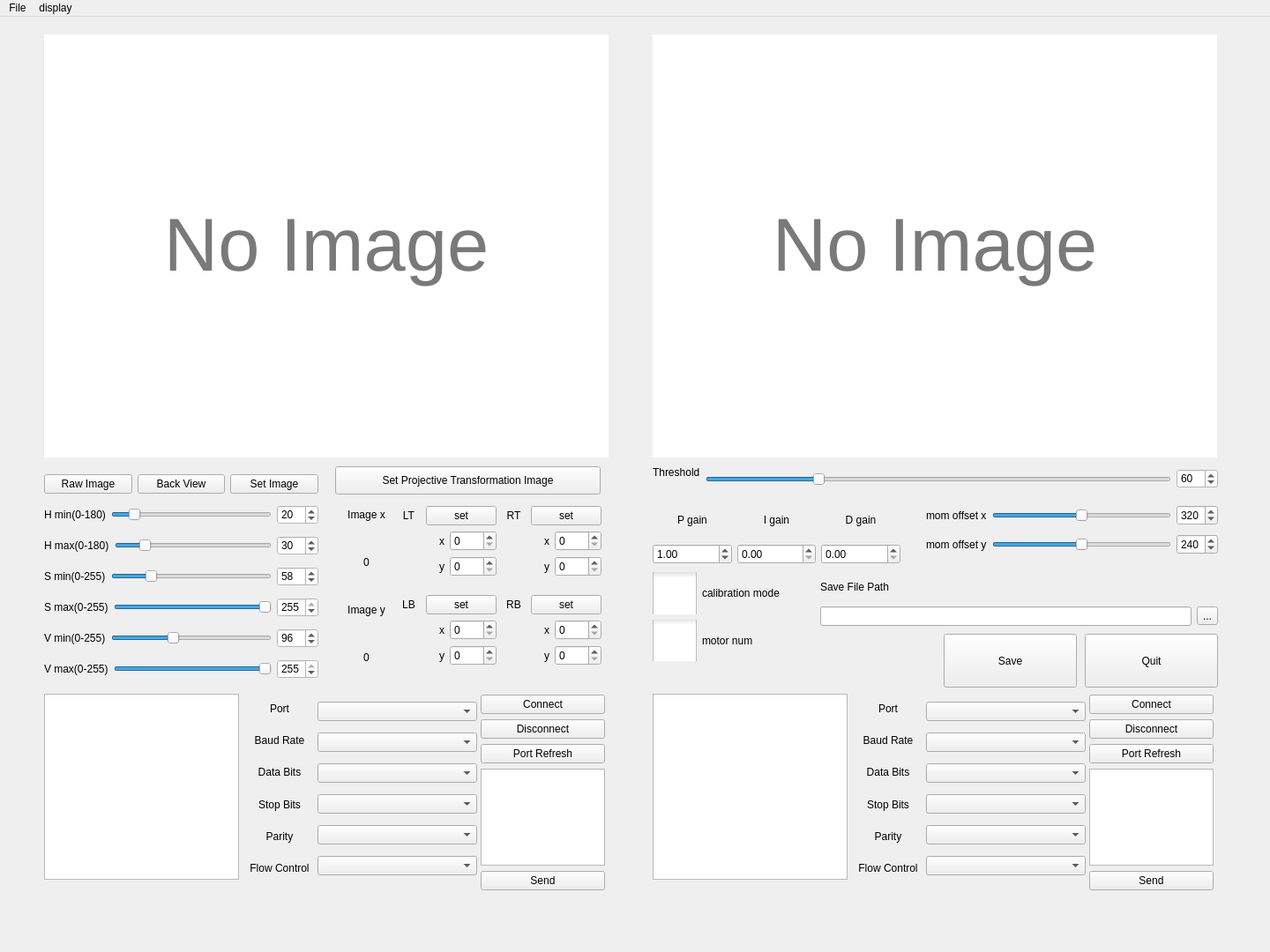
<?xml version="1.0" encoding="UTF-8"?>
<ui version="4.0">
 <class>MainWindow</class>
 <widget class="QMainWindow" name="MainWindow">
  <property name="geometry">
   <rect>
    <x>0</x>
    <y>0</y>
    <width>1440</width>
    <height>1080</height>
   </rect>
  </property>
  <property name="windowTitle">
   <string>MainWindow</string>
  </property>
  <property name="styleSheet">
   <string notr="true"/>
  </property>
  <widget class="QWidget" name="centralwidget">
   <widget class="QLabel" name="back_view">
    <property name="geometry">
     <rect>
      <x>50</x>
      <y>20</y>
      <width>640</width>
      <height>480</height>
     </rect>
    </property>
    <property name="styleSheet">
     <string notr="true">background-color: rgb(255, 255, 255);</string>
    </property>
    <property name="text">
     <string>&lt;html&gt;&lt;head/&gt;&lt;body&gt;&lt;p&gt;&lt;span style=&quot; font-size:64pt; color:#797979;&quot;&gt;No Image&lt;/span&gt;&lt;/p&gt;&lt;/body&gt;&lt;/html&gt;</string>
    </property>
    <property name="alignment">
     <set>Qt::AlignCenter</set>
    </property>
   </widget>
   <widget class="QLabel" name="binary_view">
    <property name="geometry">
     <rect>
      <x>740</x>
      <y>20</y>
      <width>640</width>
      <height>480</height>
     </rect>
    </property>
    <property name="styleSheet">
     <string notr="true">background-color: rgb(255, 255, 255);</string>
    </property>
    <property name="text">
     <string>&lt;html&gt;&lt;head/&gt;&lt;body&gt;&lt;p&gt;&lt;span style=&quot; font-size:64pt; color:#797979;&quot;&gt;No Image&lt;/span&gt;&lt;/p&gt;&lt;/body&gt;&lt;/html&gt;</string>
    </property>
    <property name="alignment">
     <set>Qt::AlignCenter</set>
    </property>
   </widget>
   <widget class="QPushButton" name="pushButton">
    <property name="geometry">
     <rect>
      <x>1230</x>
      <y>700</y>
      <width>151</width>
      <height>61</height>
     </rect>
    </property>
    <property name="text">
     <string>Quit</string>
    </property>
   </widget>
   <widget class="QWidget" name="verticalLayoutWidget">
    <property name="geometry">
     <rect>
      <x>50</x>
      <y>547</y>
      <width>311</width>
      <height>214</height>
     </rect>
    </property>
    <layout class="QVBoxLayout" name="verticalLayout">
     <item>
      <layout class="QHBoxLayout" name="horizontalLayout_2">
       <item>
        <widget class="QLabel" name="h_min">
         <property name="styleSheet">
          <string notr="true"/>
         </property>
         <property name="text">
          <string>H min(0-180)</string>
         </property>
        </widget>
       </item>
       <item>
        <widget class="QSlider" name="h_min_bar">
         <property name="styleSheet">
          <string notr="true"/>
         </property>
         <property name="maximum">
          <number>180</number>
         </property>
         <property name="value">
          <number>20</number>
         </property>
         <property name="sliderPosition">
          <number>20</number>
         </property>
         <property name="orientation">
          <enum>Qt::Horizontal</enum>
         </property>
        </widget>
       </item>
       <item>
        <widget class="QSpinBox" name="h_min_spin_box">
         <property name="styleSheet">
          <string notr="true">background-color: rgb(255,255,255);</string>
         </property>
         <property name="maximum">
          <number>180</number>
         </property>
         <property name="value">
          <number>20</number>
         </property>
         <property name="displayIntegerBase">
          <number>10</number>
         </property>
        </widget>
       </item>
      </layout>
     </item>
     <item>
      <layout class="QHBoxLayout" name="horizontalLayout_3">
       <item>
        <widget class="QLabel" name="h_max">
         <property name="styleSheet">
          <string notr="true"/>
         </property>
         <property name="text">
          <string>H max(0-180)</string>
         </property>
        </widget>
       </item>
       <item>
        <widget class="QSlider" name="h_max_bar">
         <property name="styleSheet">
          <string notr="true"/>
         </property>
         <property name="maximum">
          <number>180</number>
         </property>
         <property name="value">
          <number>30</number>
         </property>
         <property name="sliderPosition">
          <number>30</number>
         </property>
         <property name="orientation">
          <enum>Qt::Horizontal</enum>
         </property>
        </widget>
       </item>
       <item>
        <widget class="QSpinBox" name="h_min_spin_box_2">
         <property name="styleSheet">
          <string notr="true">background-color: rgb(255,255,255);</string>
         </property>
         <property name="maximum">
          <number>180</number>
         </property>
         <property name="value">
          <number>30</number>
         </property>
         <property name="displayIntegerBase">
          <number>10</number>
         </property>
        </widget>
       </item>
      </layout>
     </item>
     <item>
      <layout class="QHBoxLayout" name="horizontalLayout_5">
       <item>
        <widget class="QLabel" name="s_min">
         <property name="styleSheet">
          <string notr="true"/>
         </property>
         <property name="text">
          <string>S min(0-255)</string>
         </property>
        </widget>
       </item>
       <item>
        <widget class="QSlider" name="s_min_bar">
         <property name="styleSheet">
          <string notr="true"/>
         </property>
         <property name="maximum">
          <number>255</number>
         </property>
         <property name="value">
          <number>58</number>
         </property>
         <property name="sliderPosition">
          <number>58</number>
         </property>
         <property name="orientation">
          <enum>Qt::Horizontal</enum>
         </property>
        </widget>
       </item>
       <item>
        <widget class="QSpinBox" name="s_min_spin_box">
         <property name="styleSheet">
          <string notr="true">background-color: rgb(255,255,255);</string>
         </property>
         <property name="maximum">
          <number>255</number>
         </property>
         <property name="value">
          <number>58</number>
         </property>
         <property name="displayIntegerBase">
          <number>10</number>
         </property>
        </widget>
       </item>
      </layout>
     </item>
     <item>
      <layout class="QHBoxLayout" name="horizontalLayout_4">
       <item>
        <widget class="QLabel" name="s_max">
         <property name="styleSheet">
          <string notr="true"/>
         </property>
         <property name="text">
          <string>S max(0-255)</string>
         </property>
        </widget>
       </item>
       <item>
        <widget class="QSlider" name="s_max_bar">
         <property name="styleSheet">
          <string notr="true"/>
         </property>
         <property name="maximum">
          <number>255</number>
         </property>
         <property name="value">
          <number>255</number>
         </property>
         <property name="sliderPosition">
          <number>255</number>
         </property>
         <property name="orientation">
          <enum>Qt::Horizontal</enum>
         </property>
        </widget>
       </item>
       <item>
        <widget class="QSpinBox" name="s_max_spin_box">
         <property name="styleSheet">
          <string notr="true">background-color: rgb(255,255,255);</string>
         </property>
         <property name="maximum">
          <number>255</number>
         </property>
         <property name="value">
          <number>255</number>
         </property>
         <property name="displayIntegerBase">
          <number>10</number>
         </property>
        </widget>
       </item>
      </layout>
     </item>
     <item>
      <layout class="QHBoxLayout" name="horizontalLayout_6">
       <item>
        <widget class="QLabel" name="v_min">
         <property name="styleSheet">
          <string notr="true"/>
         </property>
         <property name="text">
          <string>V min(0-255)</string>
         </property>
        </widget>
       </item>
       <item>
        <widget class="QSlider" name="v_min_bar">
         <property name="styleSheet">
          <string notr="true"/>
         </property>
         <property name="maximum">
          <number>255</number>
         </property>
         <property name="value">
          <number>96</number>
         </property>
         <property name="sliderPosition">
          <number>96</number>
         </property>
         <property name="orientation">
          <enum>Qt::Horizontal</enum>
         </property>
        </widget>
       </item>
       <item>
        <widget class="QSpinBox" name="v_min_spin_box">
         <property name="styleSheet">
          <string notr="true">background-color: rgb(255,255,255);</string>
         </property>
         <property name="maximum">
          <number>255</number>
         </property>
         <property name="value">
          <number>96</number>
         </property>
         <property name="displayIntegerBase">
          <number>10</number>
         </property>
        </widget>
       </item>
      </layout>
     </item>
     <item>
      <layout class="QHBoxLayout" name="horizontalLayout_7">
       <item>
        <widget class="QLabel" name="v_max">
         <property name="styleSheet">
          <string notr="true"/>
         </property>
         <property name="text">
          <string>V max(0-255)</string>
         </property>
        </widget>
       </item>
       <item>
        <widget class="QSlider" name="v_max_bar">
         <property name="styleSheet">
          <string notr="true"/>
         </property>
         <property name="maximum">
          <number>255</number>
         </property>
         <property name="value">
          <number>255</number>
         </property>
         <property name="sliderPosition">
          <number>255</number>
         </property>
         <property name="orientation">
          <enum>Qt::Horizontal</enum>
         </property>
        </widget>
       </item>
       <item>
        <widget class="QSpinBox" name="v_max_spin_box">
         <property name="styleSheet">
          <string notr="true">background-color: rgb(255,255,255);</string>
         </property>
         <property name="maximum">
          <number>255</number>
         </property>
         <property name="value">
          <number>255</number>
         </property>
         <property name="displayIntegerBase">
          <number>10</number>
         </property>
        </widget>
       </item>
      </layout>
     </item>
    </layout>
   </widget>
   <widget class="QTextBrowser" name="textBrowser_readSerial1">
    <property name="geometry">
     <rect>
      <x>50</x>
      <y>768</y>
      <width>221</width>
      <height>211</height>
     </rect>
    </property>
   </widget>
   <widget class="QWidget" name="horizontalLayoutWidget_2">
    <property name="geometry">
     <rect>
      <x>50</x>
      <y>510</y>
      <width>311</width>
      <height>41</height>
     </rect>
    </property>
    <layout class="QHBoxLayout" name="horizontalLayout_16">
     <item>
      <widget class="QPushButton" name="pushButton_rawImageShow">
       <property name="text">
        <string>Raw Image</string>
       </property>
      </widget>
     </item>
     <item>
      <widget class="QPushButton" name="pushButton_backViewShow">
       <property name="text">
        <string>Back View</string>
       </property>
      </widget>
     </item>
     <item>
      <widget class="QPushButton" name="pushButton_imageSetting">
       <property name="text">
        <string>Set Image</string>
       </property>
      </widget>
     </item>
    </layout>
   </widget>
   <widget class="QPushButton" name="pushButton_setProTransImage">
    <property name="geometry">
     <rect>
      <x>380</x>
      <y>510</y>
      <width>301</width>
      <height>32</height>
     </rect>
    </property>
    <property name="text">
     <string>Set Projective Transformation Image</string>
    </property>
   </widget>
   <widget class="QWidget" name="verticalLayoutWidget_6">
    <property name="geometry">
     <rect>
      <x>740</x>
      <y>630</y>
      <width>171</width>
      <height>101</height>
     </rect>
    </property>
    <layout class="QVBoxLayout" name="verticalLayout_20">
     <item>
      <widget class="QCheckBox" name="checkBox_mode">
       <property name="styleSheet">
        <string notr="true">QCheckBox::indicator{
	width: 50px;
	height: 50px;
}

QCheckBox::indicator:checked{
	image:url(&quot;./style/toggle_on.png&quot;);
}

QCheckBox::indicator:unchecked{
	image:url(&quot;./style/toggle_off.png&quot;);
}</string>
       </property>
       <property name="text">
        <string>calibration mode</string>
       </property>
      </widget>
     </item>
     <item>
      <widget class="QCheckBox" name="checkBox_motorNum">
       <property name="styleSheet">
        <string notr="true">QCheckBox::indicator{
	width: 50px;
	height: 50px;
}

QCheckBox::indicator:checked{
	image:url(&quot;./style/toggle_4.png&quot;);
}

QCheckBox::indicator:unchecked{
	image:url(&quot;./style/toggle_3.png&quot;);
}</string>
       </property>
       <property name="text">
        <string>motor num</string>
       </property>
      </widget>
     </item>
    </layout>
   </widget>
   <widget class="QWidget" name="layoutWidget_1">
    <property name="geometry">
     <rect>
      <x>450</x>
      <y>540</y>
      <width>232</width>
      <height>212</height>
     </rect>
    </property>
    <layout class="QGridLayout" name="gridLayout">
     <item row="0" column="0">
      <layout class="QVBoxLayout" name="verticalLayout_5">
       <item>
        <layout class="QHBoxLayout" name="horizontalLayout_9">
         <item>
          <widget class="QLabel" name="label_4">
           <property name="text">
            <string>LT</string>
           </property>
           <property name="alignment">
            <set>Qt::AlignCenter</set>
           </property>
          </widget>
         </item>
         <item>
          <widget class="QPushButton" name="pushButton_LT">
           <property name="text">
            <string>set</string>
           </property>
          </widget>
         </item>
        </layout>
       </item>
       <item>
        <layout class="QHBoxLayout" name="horizontalLayout_11">
         <item>
          <layout class="QVBoxLayout" name="verticalLayout_6">
           <item>
            <widget class="QLabel" name="label_5">
             <property name="text">
              <string>x</string>
             </property>
             <property name="alignment">
              <set>Qt::AlignRight|Qt::AlignTrailing|Qt::AlignVCenter</set>
             </property>
            </widget>
           </item>
           <item>
            <widget class="QLabel" name="label_6">
             <property name="text">
              <string>y</string>
             </property>
             <property name="alignment">
              <set>Qt::AlignRight|Qt::AlignTrailing|Qt::AlignVCenter</set>
             </property>
            </widget>
           </item>
          </layout>
         </item>
         <item>
          <layout class="QVBoxLayout" name="verticalLayout_7">
           <item>
            <widget class="QSpinBox" name="spinBox_LT_x">
             <property name="maximum">
              <number>640</number>
             </property>
            </widget>
           </item>
           <item>
            <widget class="QSpinBox" name="spinBox_LT_y">
             <property name="maximum">
              <number>480</number>
             </property>
            </widget>
           </item>
          </layout>
         </item>
        </layout>
       </item>
      </layout>
     </item>
     <item row="0" column="1">
      <layout class="QVBoxLayout" name="verticalLayout_4">
       <item>
        <layout class="QHBoxLayout" name="horizontalLayout_8">
         <item>
          <widget class="QLabel" name="label_3">
           <property name="text">
            <string>RT</string>
           </property>
           <property name="alignment">
            <set>Qt::AlignCenter</set>
           </property>
          </widget>
         </item>
         <item>
          <widget class="QPushButton" name="pushButton_RT">
           <property name="text">
            <string>set</string>
           </property>
          </widget>
         </item>
        </layout>
       </item>
       <item>
        <layout class="QHBoxLayout" name="horizontalLayout_10">
         <item>
          <layout class="QVBoxLayout" name="verticalLayout_3">
           <item>
            <widget class="QLabel" name="label">
             <property name="text">
              <string>x</string>
             </property>
             <property name="alignment">
              <set>Qt::AlignRight|Qt::AlignTrailing|Qt::AlignVCenter</set>
             </property>
            </widget>
           </item>
           <item>
            <widget class="QLabel" name="label_2">
             <property name="text">
              <string>y</string>
             </property>
             <property name="alignment">
              <set>Qt::AlignRight|Qt::AlignTrailing|Qt::AlignVCenter</set>
             </property>
            </widget>
           </item>
          </layout>
         </item>
         <item>
          <layout class="QVBoxLayout" name="verticalLayout_2">
           <item>
            <widget class="QSpinBox" name="spinBox_RT_x">
             <property name="maximum">
              <number>640</number>
             </property>
            </widget>
           </item>
           <item>
            <widget class="QSpinBox" name="spinBox_RT_y">
             <property name="maximum">
              <number>480</number>
             </property>
            </widget>
           </item>
          </layout>
         </item>
        </layout>
       </item>
      </layout>
     </item>
     <item row="1" column="0">
      <layout class="QVBoxLayout" name="verticalLayout_11">
       <item>
        <layout class="QHBoxLayout" name="horizontalLayout_14">
         <item>
          <widget class="QLabel" name="label_10">
           <property name="text">
            <string>LB</string>
           </property>
           <property name="alignment">
            <set>Qt::AlignCenter</set>
           </property>
          </widget>
         </item>
         <item>
          <widget class="QPushButton" name="pushButton_LB">
           <property name="text">
            <string>set</string>
           </property>
          </widget>
         </item>
        </layout>
       </item>
       <item>
        <layout class="QHBoxLayout" name="horizontalLayout_15">
         <item>
          <layout class="QVBoxLayout" name="verticalLayout_12">
           <item>
            <widget class="QLabel" name="label_11">
             <property name="text">
              <string>x</string>
             </property>
             <property name="alignment">
              <set>Qt::AlignRight|Qt::AlignTrailing|Qt::AlignVCenter</set>
             </property>
            </widget>
           </item>
           <item>
            <widget class="QLabel" name="label_12">
             <property name="text">
              <string>y</string>
             </property>
             <property name="alignment">
              <set>Qt::AlignRight|Qt::AlignTrailing|Qt::AlignVCenter</set>
             </property>
            </widget>
           </item>
          </layout>
         </item>
         <item>
          <layout class="QVBoxLayout" name="verticalLayout_13">
           <item>
            <widget class="QSpinBox" name="spinBox_LB_x">
             <property name="maximum">
              <number>640</number>
             </property>
            </widget>
           </item>
           <item>
            <widget class="QSpinBox" name="spinBox_LB_y">
             <property name="maximum">
              <number>480</number>
             </property>
            </widget>
           </item>
          </layout>
         </item>
        </layout>
       </item>
      </layout>
     </item>
     <item row="1" column="1">
      <layout class="QVBoxLayout" name="verticalLayout_8">
       <item>
        <layout class="QHBoxLayout" name="horizontalLayout_12">
         <item>
          <widget class="QLabel" name="label_7">
           <property name="text">
            <string>RB</string>
           </property>
           <property name="alignment">
            <set>Qt::AlignCenter</set>
           </property>
          </widget>
         </item>
         <item>
          <widget class="QPushButton" name="pushButton_RB">
           <property name="text">
            <string>set</string>
           </property>
          </widget>
         </item>
        </layout>
       </item>
       <item>
        <layout class="QHBoxLayout" name="horizontalLayout_13">
         <item>
          <layout class="QVBoxLayout" name="verticalLayout_9">
           <item>
            <widget class="QLabel" name="label_8">
             <property name="text">
              <string>x</string>
             </property>
             <property name="alignment">
              <set>Qt::AlignRight|Qt::AlignTrailing|Qt::AlignVCenter</set>
             </property>
            </widget>
           </item>
           <item>
            <widget class="QLabel" name="label_9">
             <property name="text">
              <string>y</string>
             </property>
             <property name="alignment">
              <set>Qt::AlignRight|Qt::AlignTrailing|Qt::AlignVCenter</set>
             </property>
            </widget>
           </item>
          </layout>
         </item>
         <item>
          <layout class="QVBoxLayout" name="verticalLayout_10">
           <item>
            <widget class="QSpinBox" name="spinBox_RB_x">
             <property name="maximum">
              <number>640</number>
             </property>
            </widget>
           </item>
           <item>
            <widget class="QSpinBox" name="spinBox_RB_y">
             <property name="maximum">
              <number>480</number>
             </property>
            </widget>
           </item>
          </layout>
         </item>
        </layout>
       </item>
      </layout>
     </item>
    </layout>
   </widget>
   <widget class="QWidget" name="layoutWidget_2">
    <property name="geometry">
     <rect>
      <x>380</x>
      <y>540</y>
      <width>71</width>
      <height>211</height>
     </rect>
    </property>
    <layout class="QVBoxLayout" name="verticalLayout_16">
     <item>
      <layout class="QVBoxLayout" name="verticalLayout_14">
       <item>
        <widget class="QLabel" name="label_13">
         <property name="text">
          <string>Image x</string>
         </property>
         <property name="alignment">
          <set>Qt::AlignCenter</set>
         </property>
        </widget>
       </item>
       <item>
        <widget class="QLabel" name="label_ImageX">
         <property name="text">
          <string>0</string>
         </property>
         <property name="alignment">
          <set>Qt::AlignCenter</set>
         </property>
        </widget>
       </item>
      </layout>
     </item>
     <item>
      <layout class="QVBoxLayout" name="verticalLayout_15">
       <item>
        <widget class="QLabel" name="label_14">
         <property name="text">
          <string>Image y</string>
         </property>
         <property name="alignment">
          <set>Qt::AlignCenter</set>
         </property>
        </widget>
       </item>
       <item>
        <widget class="QLabel" name="label_ImageY">
         <property name="text">
          <string>0</string>
         </property>
         <property name="alignment">
          <set>Qt::AlignCenter</set>
         </property>
        </widget>
       </item>
      </layout>
     </item>
    </layout>
   </widget>
   <widget class="QWidget" name="layoutWidget_3">
    <property name="geometry">
     <rect>
      <x>740</x>
      <y>550</y>
      <width>281</width>
      <height>71</height>
     </rect>
    </property>
    <layout class="QHBoxLayout" name="horizontalLayout_17">
     <item>
      <layout class="QVBoxLayout" name="verticalLayout_17">
       <item>
        <widget class="QLabel" name="label_pgain">
         <property name="text">
          <string>P gain</string>
         </property>
         <property name="alignment">
          <set>Qt::AlignCenter</set>
         </property>
        </widget>
       </item>
       <item>
        <widget class="QDoubleSpinBox" name="doubleSpinBox_pgain">
         <property name="maximum">
          <double>10.000000000000000</double>
         </property>
         <property name="singleStep">
          <double>0.010000000000000</double>
         </property>
         <property name="value">
          <double>1.000000000000000</double>
         </property>
        </widget>
       </item>
      </layout>
     </item>
     <item>
      <layout class="QVBoxLayout" name="verticalLayout_18">
       <item>
        <widget class="QLabel" name="label_igain">
         <property name="text">
          <string>I gain</string>
         </property>
         <property name="alignment">
          <set>Qt::AlignCenter</set>
         </property>
        </widget>
       </item>
       <item>
        <widget class="QDoubleSpinBox" name="doubleSpinBox_igain">
         <property name="maximum">
          <double>10.000000000000000</double>
         </property>
         <property name="singleStep">
          <double>0.010000000000000</double>
         </property>
        </widget>
       </item>
      </layout>
     </item>
     <item>
      <layout class="QVBoxLayout" name="verticalLayout_19">
       <item>
        <widget class="QLabel" name="label_dgain">
         <property name="text">
          <string>D gain</string>
         </property>
         <property name="alignment">
          <set>Qt::AlignCenter</set>
         </property>
        </widget>
       </item>
       <item>
        <widget class="QDoubleSpinBox" name="doubleSpinBox_dgain">
         <property name="maximum">
          <double>10.000000000000000</double>
         </property>
         <property name="singleStep">
          <double>0.010000000000000</double>
         </property>
        </widget>
       </item>
      </layout>
     </item>
    </layout>
   </widget>
   <widget class="QWidget" name="layoutWidget_4">
    <property name="geometry">
     <rect>
      <x>1050</x>
      <y>550</y>
      <width>331</width>
      <height>66</height>
     </rect>
    </property>
    <layout class="QVBoxLayout" name="verticalLayout_21">
     <item>
      <layout class="QHBoxLayout" name="horizontalLayout_18">
       <item>
        <widget class="QLabel" name="label_momOffset_x">
         <property name="text">
          <string>mom offset x</string>
         </property>
        </widget>
       </item>
       <item>
        <widget class="QSlider" name="horizontalSlider_momOffset_x">
         <property name="maximum">
          <number>640</number>
         </property>
         <property name="value">
          <number>320</number>
         </property>
         <property name="orientation">
          <enum>Qt::Horizontal</enum>
         </property>
        </widget>
       </item>
       <item>
        <widget class="QSpinBox" name="spinBox_momOffset_x">
         <property name="maximum">
          <number>640</number>
         </property>
         <property name="value">
          <number>320</number>
         </property>
        </widget>
       </item>
      </layout>
     </item>
     <item>
      <layout class="QHBoxLayout" name="horizontalLayout_19">
       <item>
        <widget class="QLabel" name="label_momOffset_y">
         <property name="text">
          <string>mom offset y</string>
         </property>
        </widget>
       </item>
       <item>
        <widget class="QSlider" name="horizontalSlider_momOffset_y">
         <property name="maximum">
          <number>480</number>
         </property>
         <property name="value">
          <number>240</number>
         </property>
         <property name="orientation">
          <enum>Qt::Horizontal</enum>
         </property>
        </widget>
       </item>
       <item>
        <widget class="QSpinBox" name="spinBox_momOffset_y">
         <property name="maximum">
          <number>480</number>
         </property>
         <property name="value">
          <number>240</number>
         </property>
        </widget>
       </item>
      </layout>
     </item>
    </layout>
   </widget>
   <widget class="QWidget" name="layoutWidget_5">
    <property name="geometry">
     <rect>
      <x>740</x>
      <y>510</y>
      <width>641</width>
      <height>29</height>
     </rect>
    </property>
    <layout class="QHBoxLayout" name="horizontalLayout_20">
     <item>
      <widget class="QLabel" name="threshold_label">
       <property name="autoFillBackground">
        <bool>false</bool>
       </property>
       <property name="styleSheet">
        <string notr="true"/>
       </property>
       <property name="text">
        <string>Threshold</string>
       </property>
       <property name="alignment">
        <set>Qt::AlignLeading|Qt::AlignLeft|Qt::AlignTop</set>
       </property>
       <property name="margin">
        <number>5</number>
       </property>
      </widget>
     </item>
     <item>
      <layout class="QHBoxLayout" name="horizontalLayout">
       <item>
        <widget class="QSlider" name="threshold_bar">
         <property name="styleSheet">
          <string notr="true"/>
         </property>
         <property name="maximum">
          <number>254</number>
         </property>
         <property name="sliderPosition">
          <number>60</number>
         </property>
         <property name="orientation">
          <enum>Qt::Horizontal</enum>
         </property>
        </widget>
       </item>
       <item>
        <widget class="QSpinBox" name="threshold_spin_box">
         <property name="styleSheet">
          <string notr="true">background-color: rgb(255,255,255);</string>
         </property>
         <property name="maximum">
          <number>254</number>
         </property>
         <property name="value">
          <number>60</number>
         </property>
         <property name="displayIntegerBase">
          <number>10</number>
         </property>
        </widget>
       </item>
      </layout>
     </item>
    </layout>
   </widget>
   <widget class="QWidget" name="layoutWidget">
    <property name="geometry">
     <rect>
      <x>1050</x>
      <y>770</y>
      <width>181</width>
      <height>212</height>
     </rect>
    </property>
    <layout class="QVBoxLayout" name="verticalLayout_24">
     <item>
      <widget class="QComboBox" name="comboBox_port2"/>
     </item>
     <item>
      <widget class="QComboBox" name="comboBox_baudrate2"/>
     </item>
     <item>
      <widget class="QComboBox" name="comboBox_databits2"/>
     </item>
     <item>
      <widget class="QComboBox" name="comboBox_stopbits2"/>
     </item>
     <item>
      <widget class="QComboBox" name="comboBox_parity2"/>
     </item>
     <item>
      <widget class="QComboBox" name="comboBox_flowControl2"/>
     </item>
    </layout>
   </widget>
   <widget class="QTextBrowser" name="textBrowser_readSerial2">
    <property name="geometry">
     <rect>
      <x>740</x>
      <y>768</y>
      <width>221</width>
      <height>211</height>
     </rect>
    </property>
   </widget>
   <widget class="QWidget" name="layoutWidget_6">
    <property name="geometry">
     <rect>
      <x>1235</x>
      <y>769</y>
      <width>141</width>
      <height>222</height>
     </rect>
    </property>
    <layout class="QVBoxLayout" name="verticalLayout_25">
     <item>
      <widget class="QPushButton" name="pushButton_connect_port2">
       <property name="text">
        <string>Connect</string>
       </property>
      </widget>
     </item>
     <item>
      <widget class="QPushButton" name="pushButton_disconnect_port2">
       <property name="text">
        <string>Disconnect</string>
       </property>
      </widget>
     </item>
     <item>
      <widget class="QPushButton" name="pushButton_refresh_port2">
       <property name="text">
        <string>Port Refresh</string>
       </property>
      </widget>
     </item>
     <item>
      <widget class="QTextEdit" name="textEdit_writeSerial2"/>
     </item>
     <item>
      <widget class="QPushButton" name="pushButton_send_port2">
       <property name="text">
        <string>Send</string>
       </property>
      </widget>
     </item>
    </layout>
   </widget>
   <widget class="QWidget" name="layoutWidget_7">
    <property name="geometry">
     <rect>
      <x>968</x>
      <y>770</y>
      <width>78</width>
      <height>211</height>
     </rect>
    </property>
    <layout class="QVBoxLayout" name="verticalLayout_27">
     <item>
      <widget class="QLabel" name="label_port2">
       <property name="text">
        <string>Port</string>
       </property>
       <property name="alignment">
        <set>Qt::AlignCenter</set>
       </property>
      </widget>
     </item>
     <item>
      <widget class="QLabel" name="label_baudrate2">
       <property name="text">
        <string>Baud Rate</string>
       </property>
       <property name="alignment">
        <set>Qt::AlignCenter</set>
       </property>
      </widget>
     </item>
     <item>
      <widget class="QLabel" name="label_databits2">
       <property name="text">
        <string>Data Bits</string>
       </property>
       <property name="alignment">
        <set>Qt::AlignCenter</set>
       </property>
      </widget>
     </item>
     <item>
      <widget class="QLabel" name="label_stopbits2">
       <property name="text">
        <string>Stop Bits</string>
       </property>
       <property name="alignment">
        <set>Qt::AlignCenter</set>
       </property>
      </widget>
     </item>
     <item>
      <widget class="QLabel" name="label_parity2">
       <property name="text">
        <string>Parity</string>
       </property>
       <property name="alignment">
        <set>Qt::AlignCenter</set>
       </property>
      </widget>
     </item>
     <item>
      <widget class="QLabel" name="label_flowControl2">
       <property name="text">
        <string>Flow Control</string>
       </property>
       <property name="alignment">
        <set>Qt::AlignCenter</set>
       </property>
      </widget>
     </item>
    </layout>
   </widget>
   <widget class="QWidget" name="layoutWidget">
    <property name="geometry">
     <rect>
      <x>545</x>
      <y>769</y>
      <width>141</width>
      <height>222</height>
     </rect>
    </property>
    <layout class="QVBoxLayout" name="verticalLayout_23">
     <item>
      <widget class="QPushButton" name="pushButton_connect_port1">
       <property name="text">
        <string>Connect</string>
       </property>
      </widget>
     </item>
     <item>
      <widget class="QPushButton" name="pushButton_disconnect_port1">
       <property name="text">
        <string>Disconnect</string>
       </property>
      </widget>
     </item>
     <item>
      <widget class="QPushButton" name="pushButton_refresh_port1">
       <property name="text">
        <string>Port Refresh</string>
       </property>
      </widget>
     </item>
     <item>
      <widget class="QTextEdit" name="textEdit_writeSerial1"/>
     </item>
     <item>
      <widget class="QPushButton" name="pushButton_send_port1">
       <property name="text">
        <string>Send</string>
       </property>
      </widget>
     </item>
    </layout>
   </widget>
   <widget class="QWidget" name="layoutWidget">
    <property name="geometry">
     <rect>
      <x>278</x>
      <y>770</y>
      <width>78</width>
      <height>211</height>
     </rect>
    </property>
    <layout class="QVBoxLayout" name="verticalLayout_26">
     <item>
      <widget class="QLabel" name="label_port1">
       <property name="text">
        <string>Port</string>
       </property>
       <property name="alignment">
        <set>Qt::AlignCenter</set>
       </property>
      </widget>
     </item>
     <item>
      <widget class="QLabel" name="label_baudrate1">
       <property name="text">
        <string>Baud Rate</string>
       </property>
       <property name="alignment">
        <set>Qt::AlignCenter</set>
       </property>
      </widget>
     </item>
     <item>
      <widget class="QLabel" name="label_databits1">
       <property name="text">
        <string>Data Bits</string>
       </property>
       <property name="alignment">
        <set>Qt::AlignCenter</set>
       </property>
      </widget>
     </item>
     <item>
      <widget class="QLabel" name="label_stopbits1">
       <property name="text">
        <string>Stop Bits</string>
       </property>
       <property name="alignment">
        <set>Qt::AlignCenter</set>
       </property>
      </widget>
     </item>
     <item>
      <widget class="QLabel" name="label_parity1">
       <property name="text">
        <string>Parity</string>
       </property>
       <property name="alignment">
        <set>Qt::AlignCenter</set>
       </property>
      </widget>
     </item>
     <item>
      <widget class="QLabel" name="label_flowControl1">
       <property name="text">
        <string>Flow Control</string>
       </property>
       <property name="alignment">
        <set>Qt::AlignCenter</set>
       </property>
      </widget>
     </item>
    </layout>
   </widget>
   <widget class="QWidget" name="layoutWidget">
    <property name="geometry">
     <rect>
      <x>360</x>
      <y>770</y>
      <width>181</width>
      <height>212</height>
     </rect>
    </property>
    <layout class="QVBoxLayout" name="verticalLayout_22">
     <item>
      <widget class="QComboBox" name="comboBox_port1"/>
     </item>
     <item>
      <widget class="QComboBox" name="comboBox_baudrate1"/>
     </item>
     <item>
      <widget class="QComboBox" name="comboBox_databits1"/>
     </item>
     <item>
      <widget class="QComboBox" name="comboBox_stopbits1"/>
     </item>
     <item>
      <widget class="QComboBox" name="comboBox_parity1"/>
     </item>
     <item>
      <widget class="QComboBox" name="comboBox_flowControl1"/>
     </item>
    </layout>
   </widget>
   <widget class="QPushButton" name="pushButton_save">
    <property name="geometry">
     <rect>
      <x>1070</x>
      <y>700</y>
      <width>151</width>
      <height>61</height>
     </rect>
    </property>
    <property name="text">
     <string>Save</string>
    </property>
   </widget>
   <widget class="QWidget" name="">
    <property name="geometry">
     <rect>
      <x>930</x>
      <y>630</y>
      <width>451</width>
      <height>61</height>
     </rect>
    </property>
    <layout class="QVBoxLayout" name="verticalLayout_28">
     <item>
      <widget class="QLabel" name="label_save_file_path">
       <property name="text">
        <string>Save File Path</string>
       </property>
       <property name="margin">
        <number>0</number>
       </property>
       <property name="indent">
        <number>-1</number>
       </property>
      </widget>
     </item>
     <item>
      <layout class="QHBoxLayout" name="horizontalLayout_21">
       <item>
        <widget class="QLineEdit" name="lineEdit_save_file_path"/>
       </item>
       <item>
        <widget class="QToolButton" name="toolButton_save_file_path">
         <property name="text">
          <string>...</string>
         </property>
        </widget>
       </item>
      </layout>
     </item>
    </layout>
   </widget>
   <zorder>layoutWidget</zorder>
   <zorder>layoutWidget</zorder>
   <zorder>layoutWidget</zorder>
   <zorder>layoutWidget_1</zorder>
   <zorder>layoutWidget_2</zorder>
   <zorder>layoutWidget_3</zorder>
   <zorder>layoutWidget_4</zorder>
   <zorder>layoutWidget_5</zorder>
   <zorder>back_view</zorder>
   <zorder>binary_view</zorder>
   <zorder>pushButton</zorder>
   <zorder>verticalLayoutWidget</zorder>
   <zorder>textBrowser_readSerial1</zorder>
   <zorder>horizontalLayoutWidget_2</zorder>
   <zorder>pushButton_setProTransImage</zorder>
   <zorder>verticalLayoutWidget_6</zorder>
   <zorder>layoutWidget</zorder>
   <zorder>textBrowser_readSerial2</zorder>
   <zorder>layoutWidget_6</zorder>
   <zorder>layoutWidget_7</zorder>
   <zorder>pushButton_save</zorder>
   <zorder>comboBox_save_file_path</zorder>
   <zorder>label_save_file_path</zorder>
   <zorder>toolButton_save_file_path</zorder>
   <zorder>lineEdit_save_file_path</zorder>
  </widget>
  <widget class="QMenuBar" name="menuBar">
   <property name="geometry">
    <rect>
     <x>0</x>
     <y>0</y>
     <width>1440</width>
     <height>37</height>
    </rect>
   </property>
   <widget class="QMenu" name="menuFile">
    <property name="title">
     <string>File</string>
    </property>
    <addaction name="actionload_settings"/>
   </widget>
   <widget class="QMenu" name="menudisplay">
    <property name="title">
     <string>display</string>
    </property>
    <addaction name="actionRaw_Image"/>
    <addaction name="actionBack_View"/>
    <addaction name="actionSet_Image"/>
   </widget>
   <addaction name="menuFile"/>
   <addaction name="menudisplay"/>
  </widget>
  <action name="actionload_settings">
   <property name="text">
    <string>Load Settings</string>
   </property>
  </action>
  <action name="actionRaw_Image">
   <property name="text">
    <string>Raw Image</string>
   </property>
  </action>
  <action name="actionBack_View">
   <property name="text">
    <string>Back View</string>
   </property>
  </action>
  <action name="actionSet_Image">
   <property name="text">
    <string>Set Image</string>
   </property>
  </action>
 </widget>
 <resources/>
 <connections>
  <connection>
   <sender>pushButton</sender>
   <signal>released()</signal>
   <receiver>MainWindow</receiver>
   <slot>close()</slot>
   <hints>
    <hint type="sourcelabel">
     <x>1181</x>
     <y>829</y>
    </hint>
    <hint type="destinationlabel">
     <x>1228</x>
     <y>964</y>
    </hint>
   </hints>
  </connection>
  <connection>
   <sender>threshold_bar</sender>
   <signal>valueChanged(int)</signal>
   <receiver>threshold_spin_box</receiver>
   <slot>setValue(int)</slot>
   <hints>
    <hint type="sourcelabel">
     <x>1272</x>
     <y>552</y>
    </hint>
    <hint type="destinationlabel">
     <x>1352</x>
     <y>564</y>
    </hint>
   </hints>
  </connection>
  <connection>
   <sender>threshold_spin_box</sender>
   <signal>valueChanged(int)</signal>
   <receiver>threshold_bar</receiver>
   <slot>setValue(int)</slot>
   <hints>
    <hint type="sourcelabel">
     <x>1339</x>
     <y>552</y>
    </hint>
    <hint type="destinationlabel">
     <x>1319</x>
     <y>554</y>
    </hint>
   </hints>
  </connection>
  <connection>
   <sender>h_min_bar</sender>
   <signal>valueChanged(int)</signal>
   <receiver>h_min_spin_box</receiver>
   <slot>setValue(int)</slot>
   <hints>
    <hint type="sourcelabel">
     <x>300</x>
     <y>609</y>
    </hint>
    <hint type="destinationlabel">
     <x>335</x>
     <y>594</y>
    </hint>
   </hints>
  </connection>
  <connection>
   <sender>h_min_spin_box</sender>
   <signal>valueChanged(int)</signal>
   <receiver>h_min_bar</receiver>
   <slot>setValue(int)</slot>
   <hints>
    <hint type="sourcelabel">
     <x>316</x>
     <y>596</y>
    </hint>
    <hint type="destinationlabel">
     <x>300</x>
     <y>590</y>
    </hint>
   </hints>
  </connection>
  <connection>
   <sender>h_max_bar</sender>
   <signal>valueChanged(int)</signal>
   <receiver>h_min_spin_box_2</receiver>
   <slot>setValue(int)</slot>
   <hints>
    <hint type="sourcelabel">
     <x>300</x>
     <y>637</y>
    </hint>
    <hint type="destinationlabel">
     <x>328</x>
     <y>635</y>
    </hint>
   </hints>
  </connection>
  <connection>
   <sender>h_min_spin_box_2</sender>
   <signal>valueChanged(int)</signal>
   <receiver>h_max_bar</receiver>
   <slot>setValue(int)</slot>
   <hints>
    <hint type="sourcelabel">
     <x>328</x>
     <y>639</y>
    </hint>
    <hint type="destinationlabel">
     <x>300</x>
     <y>638</y>
    </hint>
   </hints>
  </connection>
  <connection>
   <sender>s_min_spin_box</sender>
   <signal>valueChanged(int)</signal>
   <receiver>s_min_bar</receiver>
   <slot>setValue(int)</slot>
   <hints>
    <hint type="sourcelabel">
     <x>320</x>
     <y>668</y>
    </hint>
    <hint type="destinationlabel">
     <x>299</x>
     <y>668</y>
    </hint>
   </hints>
  </connection>
  <connection>
   <sender>s_min_bar</sender>
   <signal>valueChanged(int)</signal>
   <receiver>s_min_spin_box</receiver>
   <slot>setValue(int)</slot>
   <hints>
    <hint type="sourcelabel">
     <x>299</x>
     <y>675</y>
    </hint>
    <hint type="destinationlabel">
     <x>334</x>
     <y>675</y>
    </hint>
   </hints>
  </connection>
  <connection>
   <sender>s_max_bar</sender>
   <signal>valueChanged(int)</signal>
   <receiver>s_max_spin_box</receiver>
   <slot>setValue(int)</slot>
   <hints>
    <hint type="sourcelabel">
     <x>299</x>
     <y>707</y>
    </hint>
    <hint type="destinationlabel">
     <x>335</x>
     <y>707</y>
    </hint>
   </hints>
  </connection>
  <connection>
   <sender>s_max_spin_box</sender>
   <signal>valueChanged(int)</signal>
   <receiver>s_max_bar</receiver>
   <slot>setValue(int)</slot>
   <hints>
    <hint type="sourcelabel">
     <x>319</x>
     <y>712</y>
    </hint>
    <hint type="destinationlabel">
     <x>299</x>
     <y>711</y>
    </hint>
   </hints>
  </connection>
  <connection>
   <sender>v_min_bar</sender>
   <signal>valueChanged(int)</signal>
   <receiver>v_min_spin_box</receiver>
   <slot>setValue(int)</slot>
   <hints>
    <hint type="sourcelabel">
     <x>299</x>
     <y>743</y>
    </hint>
    <hint type="destinationlabel">
     <x>323</x>
     <y>743</y>
    </hint>
   </hints>
  </connection>
  <connection>
   <sender>v_min_spin_box</sender>
   <signal>valueChanged(int)</signal>
   <receiver>v_min_bar</receiver>
   <slot>setValue(int)</slot>
   <hints>
    <hint type="sourcelabel">
     <x>320</x>
     <y>750</y>
    </hint>
    <hint type="destinationlabel">
     <x>299</x>
     <y>750</y>
    </hint>
   </hints>
  </connection>
  <connection>
   <sender>v_max_bar</sender>
   <signal>valueChanged(int)</signal>
   <receiver>v_max_spin_box</receiver>
   <slot>setValue(int)</slot>
   <hints>
    <hint type="sourcelabel">
     <x>299</x>
     <y>782</y>
    </hint>
    <hint type="destinationlabel">
     <x>321</x>
     <y>782</y>
    </hint>
   </hints>
  </connection>
  <connection>
   <sender>v_max_spin_box</sender>
   <signal>valueChanged(int)</signal>
   <receiver>v_max_bar</receiver>
   <slot>setValue(int)</slot>
   <hints>
    <hint type="sourcelabel">
     <x>322</x>
     <y>790</y>
    </hint>
    <hint type="destinationlabel">
     <x>299</x>
     <y>789</y>
    </hint>
   </hints>
  </connection>
  <connection>
   <sender>horizontalSlider_momOffset_x</sender>
   <signal>valueChanged(int)</signal>
   <receiver>spinBox_momOffset_x</receiver>
   <slot>setValue(int)</slot>
   <hints>
    <hint type="sourcelabel">
     <x>1263</x>
     <y>596</y>
    </hint>
    <hint type="destinationlabel">
     <x>1366</x>
     <y>592</y>
    </hint>
   </hints>
  </connection>
  <connection>
   <sender>spinBox_momOffset_x</sender>
   <signal>valueChanged(int)</signal>
   <receiver>horizontalSlider_momOffset_x</receiver>
   <slot>setValue(int)</slot>
   <hints>
    <hint type="sourcelabel">
     <x>1347</x>
     <y>603</y>
    </hint>
    <hint type="destinationlabel">
     <x>1286</x>
     <y>601</y>
    </hint>
   </hints>
  </connection>
  <connection>
   <sender>horizontalSlider_momOffset_y</sender>
   <signal>valueChanged(int)</signal>
   <receiver>spinBox_momOffset_y</receiver>
   <slot>setValue(int)</slot>
   <hints>
    <hint type="sourcelabel">
     <x>1263</x>
     <y>633</y>
    </hint>
    <hint type="destinationlabel">
     <x>1349</x>
     <y>631</y>
    </hint>
   </hints>
  </connection>
  <connection>
   <sender>spinBox_momOffset_y</sender>
   <signal>valueChanged(int)</signal>
   <receiver>horizontalSlider_momOffset_y</receiver>
   <slot>setValue(int)</slot>
   <hints>
    <hint type="sourcelabel">
     <x>1357</x>
     <y>636</y>
    </hint>
    <hint type="destinationlabel">
     <x>1297</x>
     <y>635</y>
    </hint>
   </hints>
  </connection>
 </connections>
</ui>
